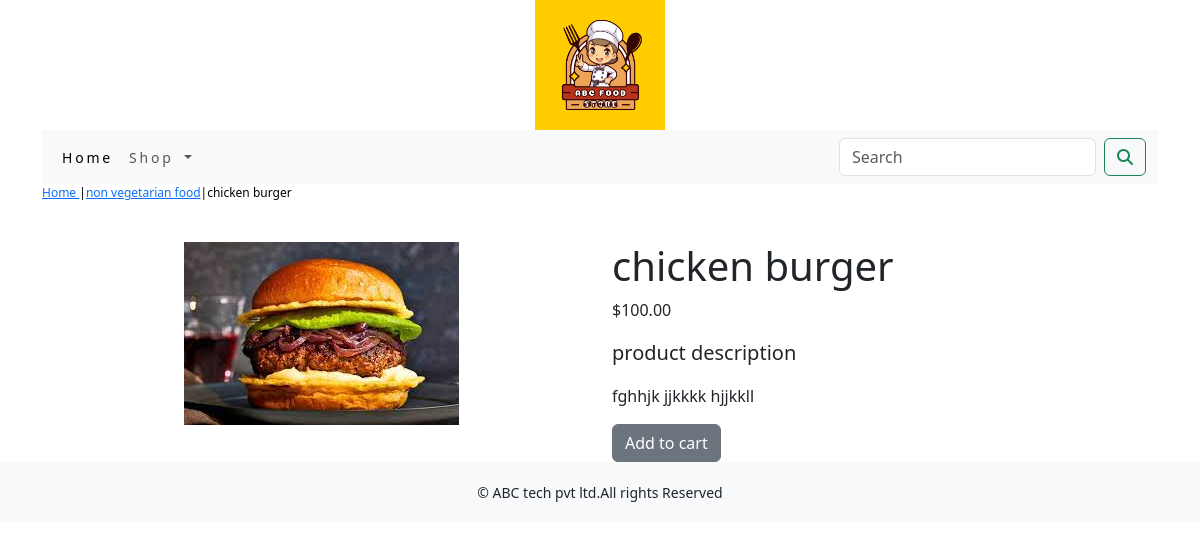
/shopapp/non-vegetarian-food/chicken-burger/, run on the app's committed database.
### shopapp/models.py (models this page shows, shortened)
class Product(models.Model):
    name = models.CharField(max_length=250, unique=True)
    slug = models.SlugField(max_length=250, unique=True)
    description = models.TextField(blank=True)
    price=models.DecimalField(max_digits=10,decimal_places=2)
    category=models.ForeignKey(Category,on_delete=models.CASCADE)
    image = models.ImageField(upload_to='Product', blank=True)
    stock=models.IntegerField()
    available=models.BooleanField(default=True)
    created=models.DateTimeField(auto_now_add=True)
    updated=models.DateTimeField(auto_now=True)
    class Meta:
        ordering = ('name',)
        verbose_name = 'product'
        verbose_name_plural = 'products'

class Category(models.Model):
    name=models.CharField(max_length=250,unique=True)
    slug=models.SlugField(max_length=250,unique=True)
    description=models.TextField(blank=True)
    image=models.ImageField(upload_to='category',blank=True)
    class Meta:
        ordering=('name',)
        verbose_name='category'
        verbose_name_plural='categories'
    def get_url(self):
        return reverse('shopapp:products_by_category',args=[self.slug])
    def __str__(self):
        return '{}'.format(self.name)

### shopapp/views.py (the view)
# urls.py: path('<slug:c_slug>/<slug:product_slug>/',views.proDetail,name='prodCatdetail')
def proDetail(request,c_slug,product_slug):
    try:
        product=Product.objects.get(category__slug=c_slug,slug=product_slug)
    except Exception as e:
        raise e
    return render(request,'product.html',{'product':product})

### cart/context_processors.py (called while the page is built)
def counter(request):
    item_count=0
    if 'admin' in request.path:
        return {}
    else:
        try:
            cart=Cart.objects.filter(cart_id=cart_id(request))
            car_items=CartItem.objects.all().filter(cart=cart[:1])
            for cat_item in car_items:
                item_count +=cat_item.quantity
        except Cart.DoesNotExist:
            item_count=0
    return dict(item_count=item_count)

### cart/views.py (called while the page is built)
def cart_id(request):
    cart=request.session.session_key
    if not cart:
        cart=request.session.create()
    return cart

### shopapp/context_processors.py (called while the page is built)
def menu_links(request):
    links=Category.objects.all()
    return dict(links=links)

### templates/product.html (shortened to what this page needs)
{% extends 'base.html' %}
{% load static %}
{% block content %}
<div class="row my_prod_row_class">
    <div class="mx_auto">
        <p><a href="{% url 'shopapp:allProdCat' %}"> Home </a>|<a href="{{product.category.get_url}}">{{product.category}}</a>|{{product.name}} </p>
    </div>
</div>
<div class="container">
<br>
<div class="row">
    <div class="col-md-12 col-sm-12 col-md-12 col-lg-6 text-center">
        <div style="min-width:18rem">
            <img src="{{product.image.url}}" alt="{{product.name}}">
        </div>
    </div>
        <div class="col-12 col-sm-12 col-md-12 col-lg-6">
            <div>
            <h1 >{{product.name}}</h1>
            <p>${{product.price}}</p>
            <p style="font-size:20px;">product description</p>
            <p class="text-justify ">{{product.description}}</p>
            {% if product.stock <= 0 %}
                <p class="text-justify my_prod_text"><b>Out of stock</b></p>
            {% else %}
                <a class="btn btn-secondary" href="{% url 'cart:add_cart' product.id %}">Add to cart</a>
            {% endif %}
        </div>
    </div>
</div>
</div>
{% endblock %}

### static/css/custom.css (style rules this page uses)
body { font-family: "Roboto", sans-serif; }
.my_prod_row_class .mx_auto { color:#000; font-size:12px; text-decoration:none; }

### data on the page
Product: category "non vegetarian food", name "chicken burger", image (picture), price "100.00", description "fghhjk jjkkkk hjjkkll"
